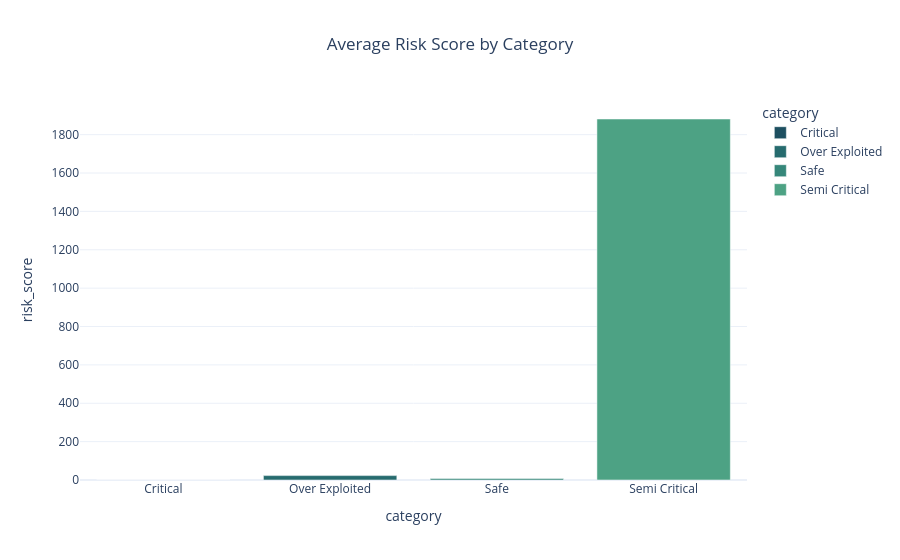

Notebook source saved alongside this figure:
### Code cell
avg_df = df.groupby('category')['risk_score'].mean().reset_index()

g1 = px.bar(
    avg_df,
    x='category',
    y='risk_score',
    color='category',
    title='Average Risk Score by Category',
    color_discrete_sequence=px.colors.sequential.Blugrn_r
)

g1.update_layout(template='plotly_white', title_x=0.5)
g1.show()

### Figure 1 — Plotly figure (JSON) as saved in the notebook; plotly's stock layout.template omitted (floating-point values rounded to 4 significant figures)
{"data": [{"hovertemplate": "category=%{x}<br>risk_score=%{y}<extra></extra>", "legendgroup": "Critical", "marker": {"color": "rgb(29, 79, 96)", "pattern": {"shape": ""}}, "name": "Critical", "orientation": "v", "showlegend": true, "textposition": "auto", "type": "bar", "x": ["Critical"], "xaxis": "x", "y": [0.3034], "yaxis": "y"}, {"hovertemplate": "category=%{x}<br>risk_score=%{y}<extra></extra>", "legendgroup": "Over Exploited", "marker": {"color": "rgb(38, 107, 110)", "pattern": {"shape": ""}}, "name": "Over Exploited", "orientation": "v", "showlegend": true, "textposition": "auto", "type": "bar", "x": ["Over Exploited"], "xaxis": "x", "y": [22.82], "yaxis": "y"}, {"hovertemplate": "category=%{x}<br>risk_score=%{y}<extra></extra>", "legendgroup": "Safe", "marker": {"color": "rgb(54, 135, 122)", "pattern": {"shape": ""}}, "name": "Safe", "orientation": "v", "showlegend": true, "textposition": "auto", "type": "bar", "x": ["Safe"], "xaxis": "x", "y": [7.936], "yaxis": "y"}, {"hovertemplate": "category=%{x}<br>risk_score=%{y}<extra></extra>", "legendgroup": "Semi Critical", "marker": {"color": "rgb(77, 162, 132)", "pattern": {"shape": ""}}, "name": "Semi Critical", "orientation": "v", "showlegend": true, "textposition": "auto", "type": "bar", "x": ["Semi Critical"], "xaxis": "x", "y": [1882.0], "yaxis": "y"}], "layout": {"barmode": "relative", "legend": {"title": {"text": "category"}, "tracegroupgap": 0}, "title": {"text": "Average Risk Score by Category", "x": 0.5}, "xaxis": {"anchor": "y", "categoryarray": ["Critical", "Over Exploited", "Safe", "Semi Critical"], "categoryorder": "array", "domain": [0, 1], "title": {"text": "category"}}, "yaxis": {"anchor": "x", "domain": [0, 1], "title": {"text": "risk_score"}}}}
